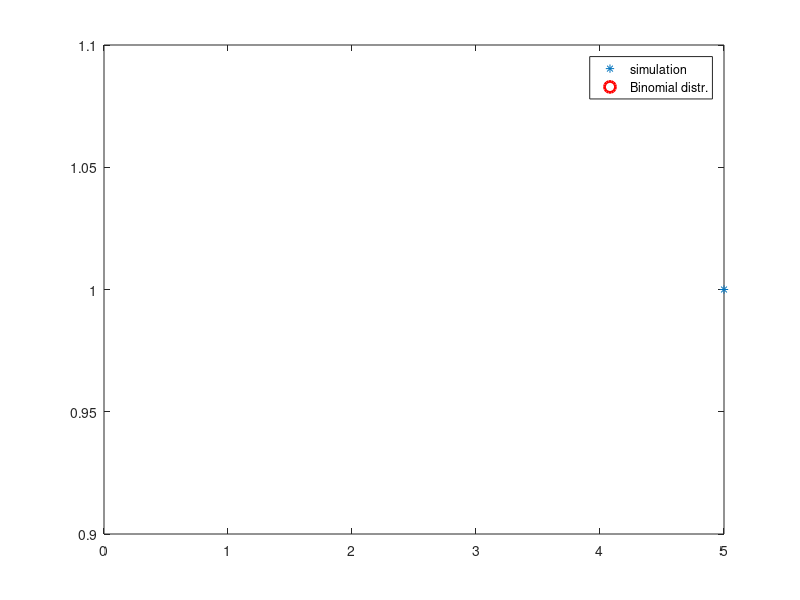

Source code (MATLAB):
% Simulate Binomial distr. Bino(n,p) variables.
n = input('n (in N) = ');
p = input('p (in (0,1)) = '); % the parameters of the Bino distr.
% n = 20;
% p = 0.3;
U = rand(n,1);
X = sum(U < p);


% Generate a sample of such variables

%clear U
%clear X
N = input('nr. of simulations = '); % try different numbers, 10, 100,
% 1e4, 1e6
%for i = 1 : N
%    U = rand(n,1);
%    X(i) = sum(U < p); % generate one variable at a time
%end

% OR
 U = rand(n,N);
 X = sum(U < p); % sum is computed on each column
                 % generate all at once  


% Compare it to the Bino(n,p) distribution, graphically.
k = 0 : n; % all the values of a binomial distr.
p_k = binopdf(k,n,p) % the probabilities of a binomial distr.
U_X = unique(X) % the values of X listed ONLY ONCE, no repetitions
n_X = hist(X,length(U_X)) % the frequency of each value in U_X (how many times each occurs)
rel_freq = n_X/N % the relative freq. n_X/N approximates the probability
clf
plot(U_X, n_X/N, '*', k, p_k, 'ro', 'Markersize', 10, 'LineWidth', 2) % graphical comparison
% title('Binomial B(20,0.7) distribution simulation')
legend('simulation', 'Binomial distr.')
